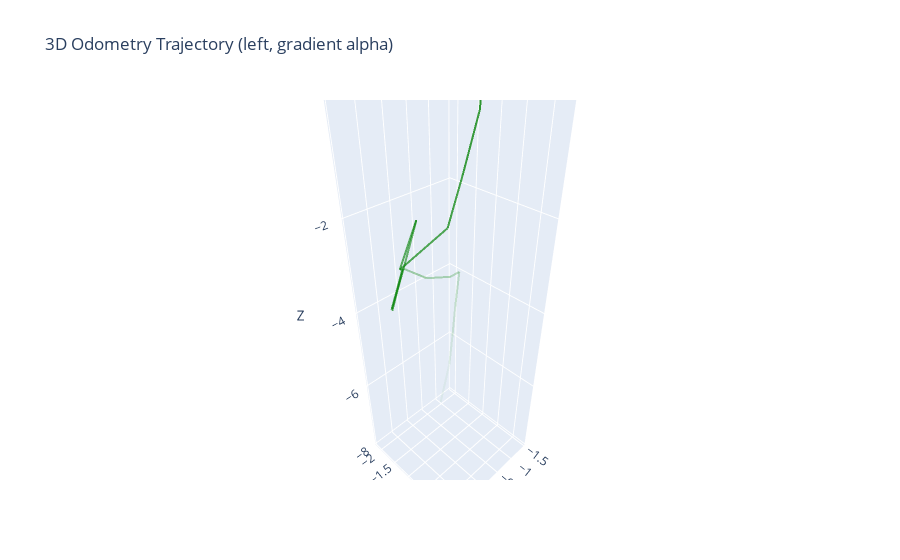

Notebook code for this chart:
### Code cell
import plotly.graph_objs as go
import numpy as np

trajectory_3d_np = np.array(trajectory_3d)
fig = go.Figure()

n = len(trajectory_3d_np)
for i in range(n - 1):
    alpha = 0.8 * (1 - i / (n - 1))
    fig.add_trace(
        go.Scatter3d(
            x=trajectory_3d_np[i : i + 2, 0],
            y=trajectory_3d_np[i : i + 2, 1],
            z=-trajectory_3d_np[i : i + 2, 2],
            mode="lines",
            line=dict(color="green", width=4),
            opacity=alpha,
            showlegend=False,
        )
    )

fig.update_layout(
    scene=dict(xaxis_title="X", yaxis_title="Y", zaxis_title="Z"),
    title="3D Odometry Trajectory (left, gradient alpha)",
)
fig.show()

### Figure 1 — Plotly figure (JSON) as saved in the notebook; plotly's stock layout.template omitted (floating-point values rounded to 4 significant figures)
{"data": [{"line": {"color": "green", "width": 4}, "mode": "lines", "opacity": 0.8, "showlegend": false, "type": "scatter3d", "x": [0.3883, 0.1287], "y": [0.2741, -0.01814], "z": [0.8798, -0.04062]}, {"line": {"color": "green", "width": 4}, "mode": "lines", "opacity": 0.7529, "showlegend": false, "type": "scatter3d", "x": [0.1287, 0.0949], "y": [-0.01814, -0.3282], "z": [-0.04062, -0.9907]}, {"line": {"color": "green", "width": 4}, "mode": "lines", "opacity": 0.7059, "showlegend": false, "type": "scatter3d", "x": [0.0949, 0.08962], "y": [-0.3282, -0.6385], "z": [-0.9907, -1.941]}, {"line": {"color": "green", "width": 4}, "mode": "lines", "opacity": 0.6588, "showlegend": false, "type": "scatter3d", "x": [0.08962, 0.9409], "y": [-0.6385, -0.8394], "z": [-1.941, -2.426]}, {"line": {"color": "green", "width": 4}, "mode": "lines", "opacity": 0.6118, "showlegend": false, "type": "scatter3d", "x": [0.9409, 0.8389], "y": [-0.8394, -0.5062], "z": [-2.426, -1.489]}, {"line": {"color": "green", "width": 4}, "mode": "lines", "opacity": 0.5647, "showlegend": false, "type": "scatter3d", "x": [0.8389, 0.8836], "y": [-0.5062, -0.821], "z": [-1.489, -2.437]}, {"line": {"color": "green", "width": 4}, "mode": "lines", "opacity": 0.5176, "showlegend": false, "type": "scatter3d", "x": [0.8836, 0.9386], "y": [-0.821, -1.153], "z": [-2.437, -3.379]}, {"line": {"color": "green", "width": 4}, "mode": "lines", "opacity": 0.4706, "showlegend": false, "type": "scatter3d", "x": [0.9386, 0.8932], "y": [-1.153, -0.8325], "z": [-3.379, -2.432]}, {"line": {"color": "green", "width": 4}, "mode": "lines", "opacity": 0.4235, "showlegend": false, "type": "scatter3d", "x": [0.8932, 0.9463], "y": [-0.8325, -1.126], "z": [-2.432, -3.387]}, {"line": {"color": "green", "width": 4}, "mode": "lines", "opacity": 0.3765, "showlegend": false, "type": "scatter3d", "x": [0.9463, 0.8724], "y": [-1.126, -0.8342], "z": [-3.387, -2.433]}, {"line": {"color": "green", "width": 4}, "mode": "lines", "opacity": 0.3294, "showlegend": false, "type": "scatter3d", "x": [0.8724, 0.1557], "y": [-0.8342, -1.099], "z": [-2.433, -3.078]}, {"line": {"color": "green", "width": 4}, "mode": "lines", "opacity": 0.2824, "showlegend": false, "type": "scatter3d", "x": [0.1557, -0.6841], "y": [-1.099, -1.349], "z": [-3.078, -3.56]}, {"line": {"color": "green", "width": 4}, "mode": "lines", "opacity": 0.2353, "showlegend": false, "type": "scatter3d", "x": [-0.6841, -1.44], "y": [-1.349, -1.827], "z": [-3.56, -4.008]}, {"line": {"color": "green", "width": 4}, "mode": "lines", "opacity": 0.1882, "showlegend": false, "type": "scatter3d", "x": [-1.44, -1.427], "y": [-1.827, -1.93], "z": [-4.008, -5.003]}, {"line": {"color": "green", "width": 4}, "mode": "lines", "opacity": 0.1412, "showlegend": false, "type": "scatter3d", "x": [-1.427, -1.449], "y": [-1.93, -2.041], "z": [-5.003, -5.997]}, {"line": {"color": "green", "width": 4}, "mode": "lines", "opacity": 0.09412, "showlegend": false, "type": "scatter3d", "x": [-1.449, -1.428], "y": [-2.041, -2.127], "z": [-5.997, -6.993]}, {"line": {"color": "green", "width": 4}, "mode": "lines", "opacity": 0.04706, "showlegend": false, "type": "scatter3d", "x": [-1.428, -0.8646], "y": [-2.127, -1.881], "z": [-6.993, -7.781]}], "layout": {"scene": {"xaxis": {"title": {"text": "X"}}, "yaxis": {"title": {"text": "Y"}}, "zaxis": {"title": {"text": "Z"}}}, "title": {"text": "3D Odometry Trajectory (left, gradient alpha)"}}}
